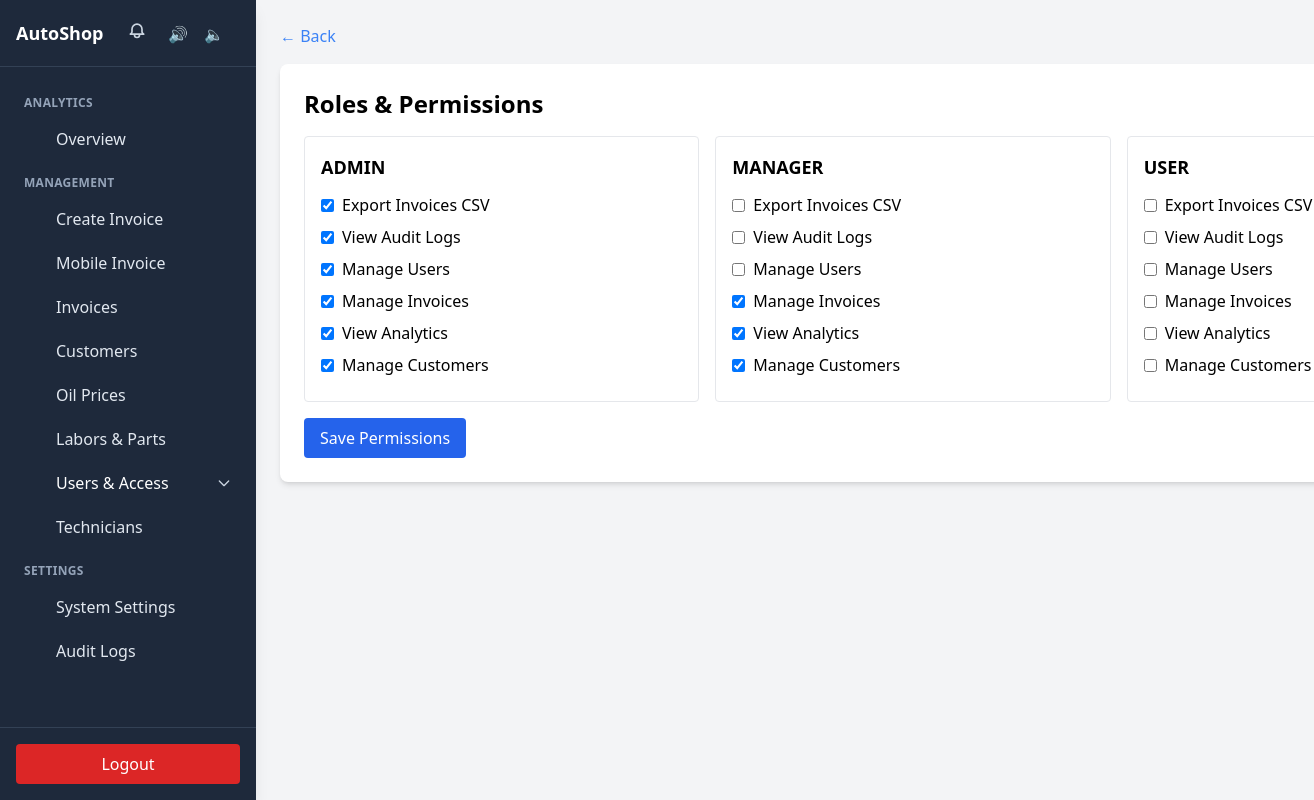
/admin/permissions.php (signed in), run on the app's committed database.
### tables this page shows
CREATE TABLE permissions (
    id INT AUTO_INCREMENT PRIMARY KEY,
    name VARCHAR(100) UNIQUE NOT NULL,
    label VARCHAR(150) NOT NULL,
    description TEXT NULL,
    created_at TIMESTAMP DEFAULT CURRENT_TIMESTAMP
);

### admin/permissions.php (the view, shortened to what this page needs)
<?php
require '../config.php';
$permsStmt = $pdo->query('SELECT * FROM permissions ORDER BY id');
$permissions = $permsStmt->fetchAll();
$roles = ['admin', 'manager', 'user'];
$rolePerms = [];
$stmt = $pdo->prepare('SELECT permission_id FROM role_permissions WHERE role = ?');
foreach ($roles as $r) {
    $stmt->execute([$r]);
    $ids = $stmt->fetchAll(PDO::FETCH_COLUMN);
    $rolePerms[$r] = $ids ?: [];
}
?>
<!DOCTYPE html>
<html lang="en">
<head>
    <script src="https://cdn.tailwindcss.com"></script>
</head>
<body class="bg-gray-100 p-4 md:p-6 min-h-screen overflow-x-hidden font-sans antialiased">
    <?php include __DIR__ . '/../partials/sidebar.php'; ?>
    <div class="container mx-auto ml-0 md:ml-64">
        <a href="index.php" class="text-blue-500 hover:underline mb-4 inline-block">&larr; Back</a>
        <div class="bg-white p-4 md:p-6 rounded-lg shadow-md">
            <h2 class="text-2xl font-bold mb-4">Roles & Permissions</h2>
            <form method="post" action="save_permissions.php">
                <div class="grid grid-cols-1 md:grid-cols-3 gap-4">
                    <?php foreach ($roles as $r): ?>
                    <div class="border rounded p-4">
                        <h3 class="font-semibold mb-3 text-lg"><?php echo strtoupper($r); ?></h3>
                        <?php foreach ($permissions as $p): ?>
                            <label class="flex items-center gap-2 mb-2 block">
                                <input type="checkbox" name="perm_<?php echo $r; ?>[]" value="<?php echo $p['id']; ?>" <?php echo in_array($p['id'], $rolePerms[$r]) ? 'checked' : ''; ?>>
                                <span class="font-medium"><?php echo htmlspecialchars($p['label']); ?></span>
                            </label>
                        <?php endforeach; ?>
                    </div>
                    <?php endforeach; ?>
                </div>
                <button type="submit" class="mt-4 bg-blue-600 text-white px-4 py-2 rounded">Save Permissions</button>
            </form>
        </div>
    </div>
</body>
</html>

### partials/sidebar.php (shortened to what this page needs)
<?php
$scriptDir = rtrim(dirname($_SERVER['SCRIPT_NAME']), '/');
$parts = array_values(array_filter(explode('/', $scriptDir), 'strlen'));
$originalDepth = count($parts);
if (end($parts) === 'admin') array_pop($parts);
$appRoot = str_repeat('../', $originalDepth - count($parts));
$menu_sections = [
    ['label' => 'Analytics', 'items' => [
        ['label' => 'Overview', 'href' => $appRoot . '/admin/index.php', 'icon' => 'home', 'permission' => null]
    ]],
    ['label' => 'Management', 'items' => [
        ['label' => 'Create Invoice', 'href' => $appRoot . '/index.php', 'icon' => 'plus', 'permission' => null],
        ['label' => 'Mobile Invoice', 'href' => $appRoot . '/mobile_invoice.php', 'icon' => 'mobile-alt', 'permission' => null],
        ['label' => 'Invoices', 'href' => $appRoot . '/manager.php', 'icon' => 'file-text', 'permission' => null],
        ['label' => 'Customers', 'href' => $appRoot . '/admin/customers.php', 'icon' => 'users', 'permission' => 'manage_customers'],
        ['label' => 'Oil Prices', 'href' => $appRoot . '/admin/oil_prices.php', 'icon' => 'oil-can', 'permission' => 'manage_prices'],
        ['label' => 'Labors & Parts', 'href' => $appRoot . '/admin/labors_parts_pro.php', 'icon' => 'wrench', 'permission' => 'manage_prices'],
        ['label' => 'Users & Access', 'icon' => 'user', 'permission' => 'manage_users', 'children' => [
            ['label' => 'Users', 'href' => $appRoot . '/admin/users.php', 'permission' => 'manage_users'],
            ['label' => 'Roles & Permissions', 'href' => $appRoot . '/admin/permissions.php', 'permission' => 'manage_permissions']
        ]],
        ['label' => 'Technicians', 'href' => $appRoot . '/admin/technicians.php', 'icon' => 'user', 'permission' => 'manage_users']
    ]],
    ['label' => 'Settings', 'items' => [
        ['label' => 'System Settings', 'href' => $appRoot . '/admin/settings.php', 'icon' => 'shield', 'permission' => 'manage_settings'],
        ['label' => 'Audit Logs', 'href' => $appRoot . '/admin/logs.php', 'icon' => 'clock', 'permission' => 'view_logs']
    ]]
];
$logoutHref = $appRoot . '/logout.php';
function isActive($href){
    return (strpos($_SERVER['SCRIPT_NAME'], $href) !== false) || basename($_SERVER['SCRIPT_NAME']) === basename($href);
}
function svgIcon($name){
    return $icons[$name] ?? '';
}
?>
<div id="site-sidebar" class="fixed inset-y-0 left-0 z-40 w-64 bg-slate-800 text-white shadow-lg transform -translate-x-full md:translate-x-0 transition-all duration-300" role="navigation" aria-hidden="true">
    <div class="h-full flex flex-col">
        <div class="p-4 border-b border-slate-700 flex items-center justify-between">
            <div class="flex items-center gap-3">
                <div class="font-bold text-lg">AutoShop</div>
                <?php if (isset($_SESSION['role']) && in_array($_SESSION['role'], ['admin', 'manager'])): ?>
                <div id="notif-root" class="relative">
                    <button id="notifButton" class="ml-2 text-slate-300 hover:text-white p-1 rounded focus:outline-none" title="Notifications" aria-label="Notifications">
                    </button>
                    <button id="notifTestButton" class="ml-2 text-slate-300 hover:text-white p-1 rounded focus:outline-none" title="Test sound" aria-label="Test sound">🔊</button>
                    <button id="notifMuteButton" class="ml-1 text-slate-300 hover:text-white p-1 rounded focus:outline-none" title="Mute notifications" aria-label="Mute notifications">🔈</button>
                </div>
                <?php endif; ?>
            </div>
        </div>
        <nav class="flex-1 overflow-y-auto p-3" aria-label="Primary navigation">
            <?php foreach ($menu_sections as $section): ?>
                <div class="mt-4">
                    <div class="px-3 text-xs uppercase tracking-wide text-slate-400 font-semibold mb-2"><?php echo htmlspecialchars($section['label']); ?></div>
                    <ul role="menu" class="space-y-1">
                        <?php foreach ($section['items'] as $item):
                            $href = $item['href'] ?? '#';
                            if (!preg_match('#^https?://#i', $href) && $href !== '#'){
                                $parts = array_values(array_filter(explode('/', $href), 'strlen'));
                                $clean = [];
                                foreach ($parts as $p) { if (count($clean) === 0 || end($clean) !== $p) $clean[] = $p; }
                                $href = rtrim($appRoot, '/') . '/' . implode('/', $clean);
                            }
                            $hasChildren = !empty($item['children']);
                            $active = isActive($href);
                            $id = 'menu-' . md5($section['label'] . '|' . ($item['label'] ?? ''));
                        ?>
                        <li role="none">
                            <?php if ($hasChildren): ?>
                                <button role="menuitem" aria-haspopup="true" aria-expanded="false" data-accordion-button="<?php echo $id; ?>" class="w-full flex items-center justify-between gap-3 px-3 py-2 rounded-lg text-left hover:bg-slate-700 transition">
                                    <span class="flex items-center gap-3">
                                        <span class="w-5 h-5 flex-shrink-0" aria-hidden="true"><?php echo svgIcon($item['icon'] ?? 'file-text'); ?></span>
                                        <span class="sidebar-text"><?php echo htmlspecialchars($item['label']); ?></span>
                                    </span>
                                    <span class="flex items-center gap-2">
                                        <svg class="w-4 h-4 text-slate-300" fill="none" stroke="currentColor" viewBox="0 0 24 24"><path stroke-linecap="round" stroke-linejoin="round" stroke-width="2" d="M19 9l-7 7-7-7"/></svg>
                                    </span>
                                </button>
                            <?php else: ?>
                                <a role="menuitem" href="<?php echo htmlspecialchars($href); ?>" class="flex items-center gap-3 px-3 py-2 rounded-lg hover:bg-slate-700 transition <?php echo $active ? 'bg-yellow-500 text-slate-900 font-semibold' : 'text-slate-200'; ?>">
                                    <span class="w-5 h-5 flex-shrink-0" aria-hidden="true"><?php echo svgIcon($item['icon'] ?? 'file-text'); ?></span>
                                    <span class="sidebar-text"><?php echo htmlspecialchars($item['label']); ?></span>
                                </a>
                            <?php endif; ?>
                        </li>
                        <?php endforeach; ?>
                    </ul>
                </div>
            <?php endforeach; ?>
        </nav>
        <div class="p-4 border-t border-slate-700">
            <a href="<?php echo htmlspecialchars($logoutHref); ?>" class="block px-3 py-2 rounded bg-red-600 hover:bg-red-500 text-white text-center">Logout</a>
        </div>
    </div>
</div>

### partials/sidebar.php (style rules this page uses)
main, .container, .max-w-7xl { margin-left: 16rem; }

### data on the page
permissions: id "☑", label "Export Invoices CSV"
permissions: id "☑", label "View Audit Logs"
permissions: id "☑", label "Manage Users"
permissions: id "☑", label "Manage Invoices"
permissions: id "☑", label "View Analytics"
permissions: id "☑", label "Manage Customers"

### other printed values
$section['label'] "ANALYTICS"
$item['label'] "Overview"
$section['label'] "MANAGEMENT"
$item['label'] "Create Invoice"
$item['label'] "Mobile Invoice"
$item['label'] "Invoices"
$item['label'] "Customers"
$item['label'] "Oil Prices"
$item['label'] "Labors & Parts"
$item['label'] "Users & Access"
$item['label'] "Technicians"
$section['label'] "SETTINGS"
$item['label'] "System Settings"
$item['label'] "Audit Logs"
$r "ADMIN"
